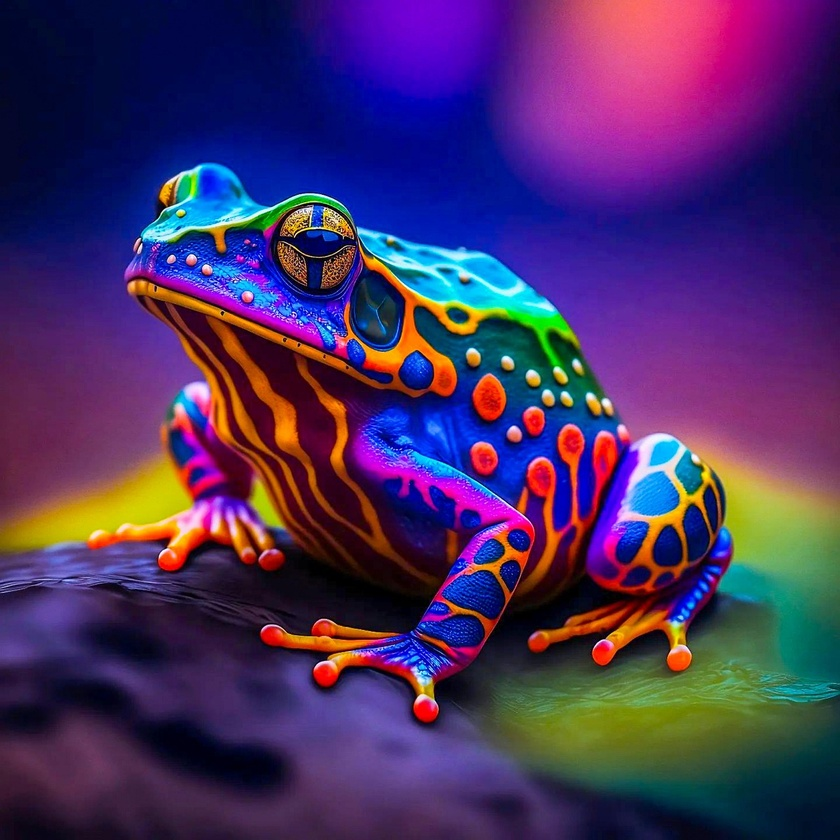
#> input picture froggt.jpg, 840 x 840 px, shrunk from 1280 x 1280 before the run
$ python main.py
#> lines starting #> are read from the running program, lines starting #| are printed output that depends on the picture
import cv2
import numpy as np

#match input intensity to output intensity
def intensity_level(pix_val, inp1, out1, inp2, out2):
    if(0<=pix_val and pix_val <= inp1):
        return (out1/inp1)*pix_val
    elif(inp1<pix_val and pix_val<=out2):
        return ((out2 - out1)/(inp2 - inp1)) * (pix_val-inp1)+out1
    else:
        return ((255-out2)/(255-inp2)) * (pix_val - inp2)+out2

#turn image grayscale
gray_image = cv2.imread("froggt.jpg", 0)
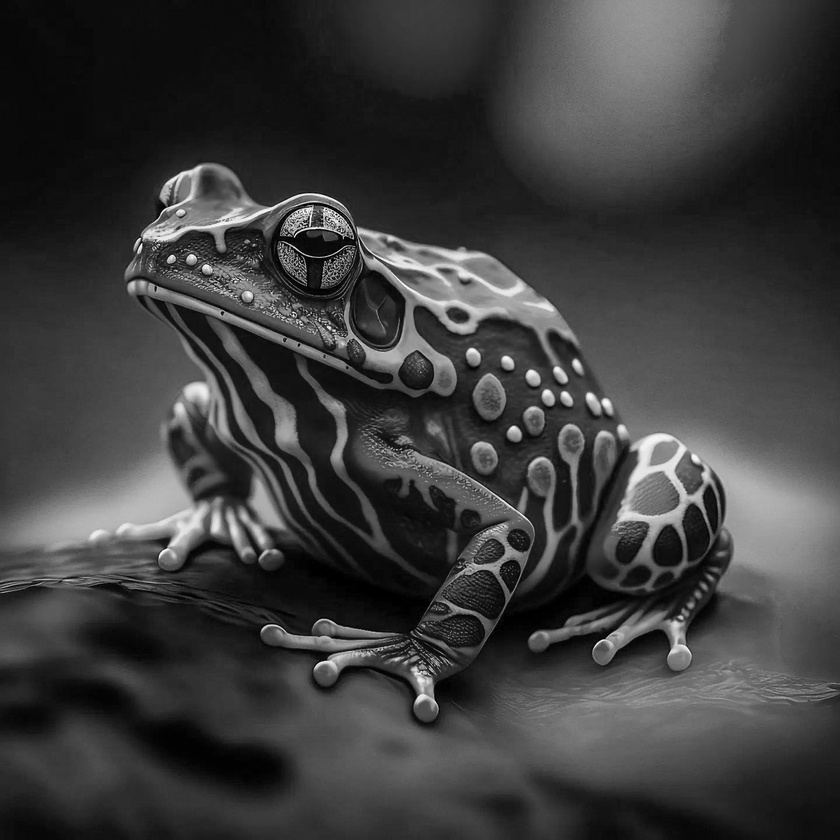
#> gray_image: shape (840, 840); min 0, max 255, mean 60.8

#invert the image
neg_image = 255 - gray_image
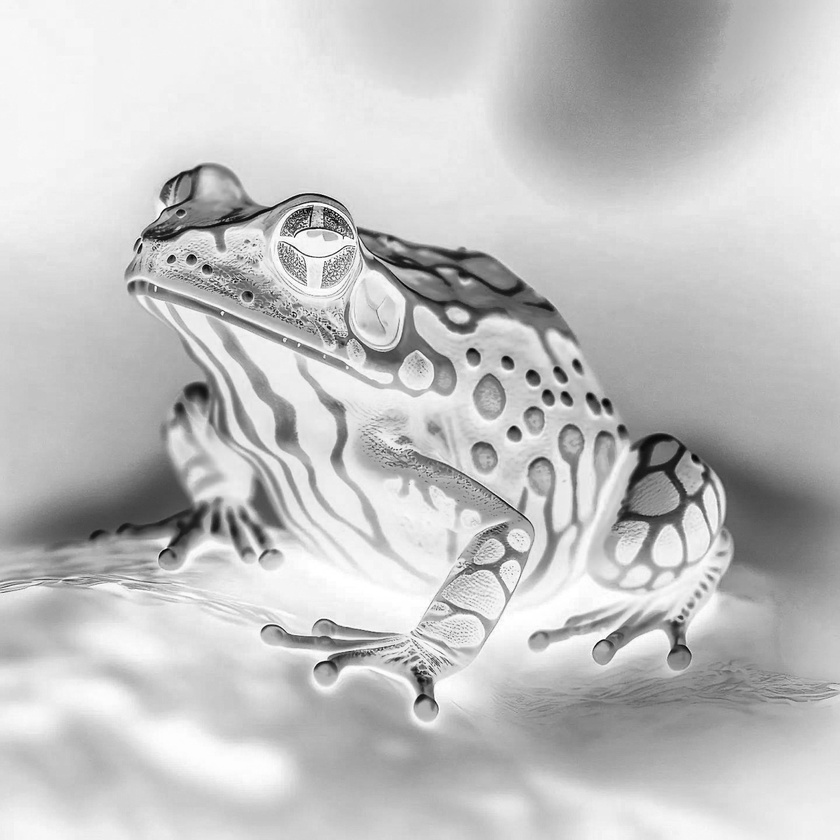
#> neg_image: shape (840, 840); min 0, max 255, mean 194.2

gamma = 1.2
gamma_corrected = np.array(255*(neg_image/255) ** gamma, dtype = 'uint8')
# cv2.imwrite('gamma transformed(' + str(gamma) + ').jpg', gamma_corrected)

lut = np.array([intensity_level(i, 80, 0, 180, 255) for i in range(256)])
lut = np.clip(lut, 0, 255).astype(np.uint8)

intensity_corrected = lut[gamma_corrected]
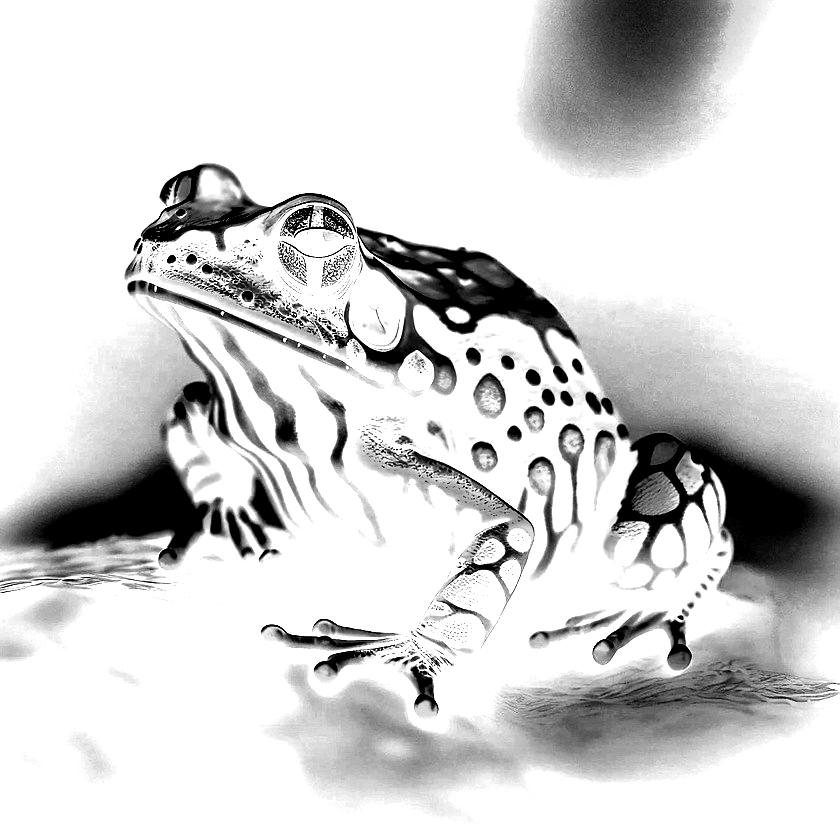
#> intensity_corrected: shape (840, 840); min 0, max 255, mean 212.3

#cv2.imshow('Grayscale', gray_image)
#cv2.imshow('Negative', neg_image)
cv2.imwrite('final_sketch.jpg', intensity_corrected)
cv2.imshow('intensity corrected', intensity_corrected)

cv2.waitKey(0)
cv2.destroyAllWindows()
